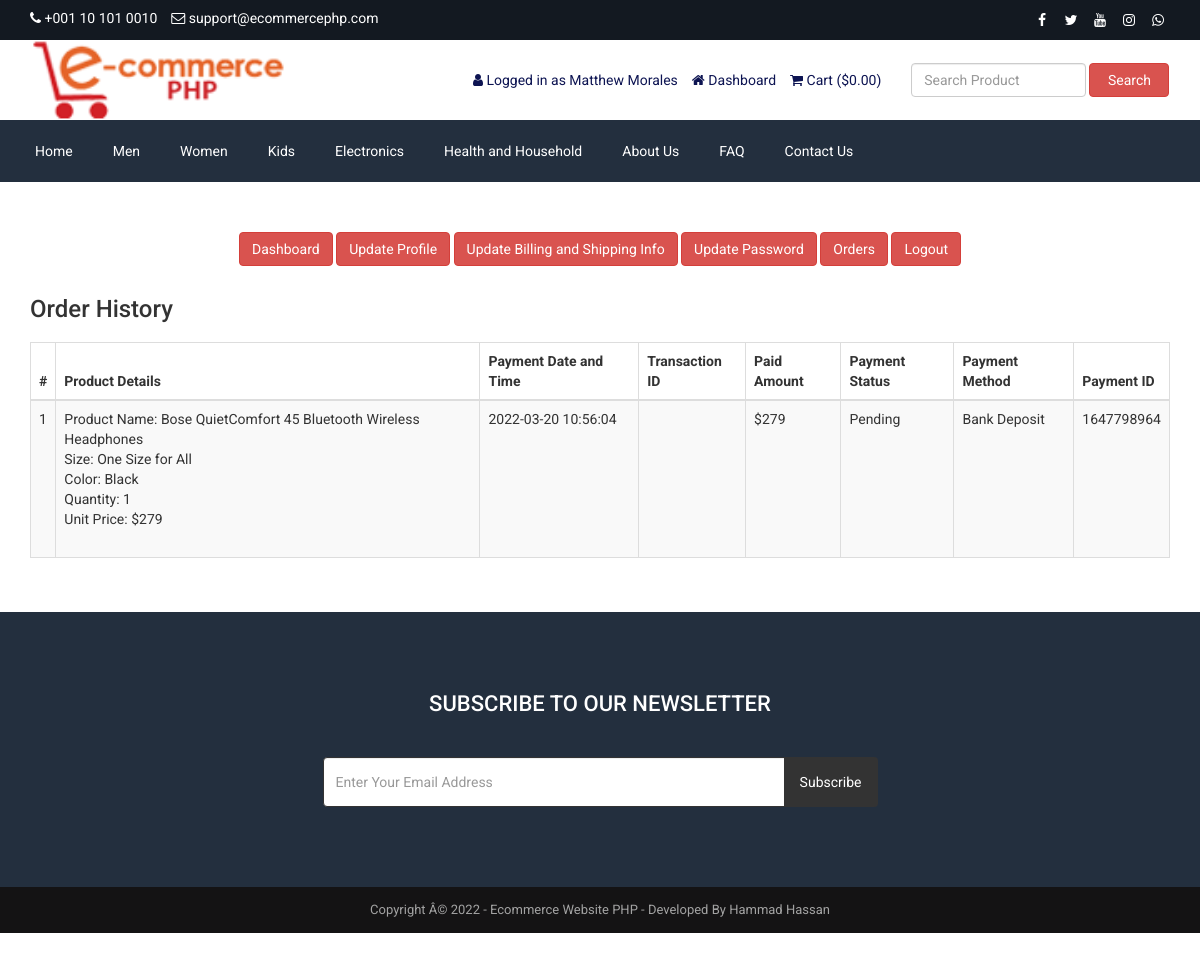
Page /customer-order.php (signed in) on the earlier database version.
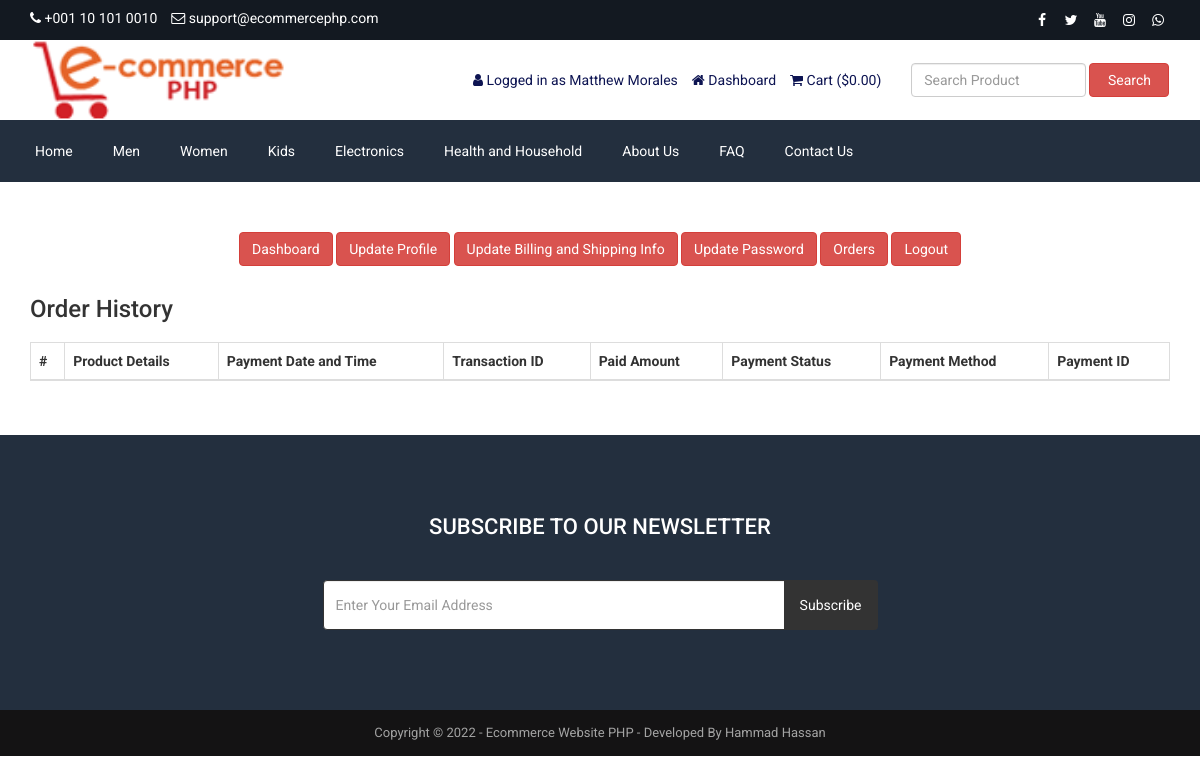
Same page on the later database version.
### tables this page shows
CREATE TABLE `tbl_settings` (
  `id` int(11) NOT NULL,
  `logo` varchar(255) NOT NULL,
  `favicon` varchar(255) NOT NULL,
  `footer_about` text NOT NULL,
  `footer_copyright` text NOT NULL,
  `contact_address` text NOT NULL,
  `contact_email` varchar(255) NOT NULL,
  `contact_phone` varchar(255) NOT NULL,
  `contact_fax` varchar(255) NOT NULL,
  `contact_map_iframe` text NOT NULL,
  `receive_email` varchar(255) NOT NULL,
  `receive_email_subject` varchar(255) NOT NULL,
  `receive_email_thank_you_message` text NOT NULL,
  `forget_password_message` text NOT NULL,
  `total_recent_post_footer` int(10) NOT NULL,
  `total_popular_post_footer` int(10) NOT NULL,
  `total_recent_post_sidebar` int(11) NOT NULL,
  `total_popular_post_sidebar` int(11) NOT NULL,
  `total_featured_product_home` int(11) NOT NULL,
  `total_latest_product_home` int(11) NOT NULL,
  `total_popular_product_home` int(11) NOT NULL,
  `meta_title_home` text NOT NULL,
  `meta_keyword_home` text NOT NULL,
  `meta_description_home` text NOT NULL,
  `banner_login` varchar(255) NOT NULL,
  `banner_registration` varchar(255) NOT NULL,
  `banner_forget_password` varchar(255) NOT NULL,
  `banner_reset_password` varchar(255) NOT NULL,
  `banner_search` varchar(255) NOT NULL,
  `banner_cart` varchar(255) NOT NULL,
  `banner_checkout` varchar(255) NOT NULL,
  `banner_product_category` varchar(255) NOT NULL,
  `banner_blog` varchar(255) NOT NULL,
  `cta_title` varchar(255) NOT NULL,
  `cta_content` text NOT NULL,
  `cta_read_more_text` varchar(255) NOT NULL,
  `cta_read_more_url` varchar(255) NOT NULL,
  `cta_photo` varchar(255) NOT NULL,
  `featured_product_title` varchar(255) NOT NULL,
  `featured_product_subtitle` varchar(255) NOT NULL,
  `latest_product_title` varchar(255) NOT NULL,
  `latest_product_subtitle` varchar(255) NOT NULL,
  `popular_product_title` varchar(255) NOT NULL,
  `popular_product_subtitle` varchar(255) NOT NULL,
  `testimonial_title` varchar(255) NOT NULL,
  `testimonial_subtitle` varchar(255) NOT NULL,
  `testimonial_photo` varchar(255) NOT NULL,
  `blog_title` varchar(255) NOT NULL,
  `blog_subtitle` varchar(255) NOT NULL,
  `newsletter_text` text NOT NULL,
  `paypal_email` varchar(255) NOT NULL,
  `stripe_public_key` varchar(255) NOT NULL,
  `stripe_secret_key` varchar(255) NOT NULL,
  `bank_detail` text NOT NULL,
  `before_head` text NOT NULL,
  `after_body` text NOT NULL,
  `before_body` text NOT NULL,
  `home_service_on_off` int(11) NOT NULL,
  `home_welcome_on_off` int(11) NOT NULL,
  `home_featured_product_on_off` int(11) NOT NULL,
  `home_latest_product_on_off` int(11) NOT NULL,
  `home_popular_product_on_off` int(11) NOT NULL,
  `home_testimonial_on_off` int(11) NOT NULL,
  `home_blog_on_off` int(11) NOT NULL,
  `newsletter_on_off` int(11) NOT NULL,
  `ads_above_welcome_on_off` int(1) NOT NULL,
  `ads_above_featured_product_on_off` int(1) NOT NULL,
  `ads_above_latest_product_on_off` int(1) NOT NULL,
  `ads_above_popular_product_on_off` int(1) NOT NULL,
  `ads_above_testimonial_on_off` int(1) NOT NULL,
  `ads_category_sidebar_on_off` int(1) NOT NULL
);

CREATE TABLE `tbl_social` (
  `social_id` int(11) NOT NULL,
  `social_name` varchar(30) NOT NULL,
  `social_url` varchar(255) NOT NULL,
  `social_icon` varchar(30) NOT NULL
);

CREATE TABLE `tbl_top_category` (
  `tcat_id` int(11) NOT NULL,
  `tcat_name` varchar(255) NOT NULL,
  `show_on_menu` int(1) NOT NULL
);

CREATE TABLE `tbl_page` (
  `id` int(11) NOT NULL,
  `about_title` varchar(255) NOT NULL,
  `about_content` text NOT NULL,
  `about_banner` varchar(255) NOT NULL,
  `about_meta_title` varchar(255) NOT NULL,
  `about_meta_keyword` text NOT NULL,
  `about_meta_description` text NOT NULL,
  `faq_title` varchar(255) NOT NULL,
  `faq_banner` varchar(255) NOT NULL,
  `faq_meta_title` varchar(255) NOT NULL,
  `faq_meta_keyword` text NOT NULL,
  `faq_meta_description` text NOT NULL,
  `blog_title` varchar(255) NOT NULL,
  `blog_banner` varchar(255) NOT NULL,
  `blog_meta_title` varchar(255) NOT NULL,
  `blog_meta_keyword` text NOT NULL,
  `blog_meta_description` text NOT NULL,
  `contact_title` varchar(255) NOT NULL,
  `contact_banner` varchar(255) NOT NULL,
  `contact_meta_title` varchar(255) NOT NULL,
  `contact_meta_keyword` text NOT NULL,
  `contact_meta_description` text NOT NULL,
  `pgallery_title` varchar(255) NOT NULL,
  `pgallery_banner` varchar(255) NOT NULL,
  `pgallery_meta_title` varchar(255) NOT NULL,
  `pgallery_meta_keyword` text NOT NULL,
  `pgallery_meta_description` text NOT NULL,
  `vgallery_title` varchar(255) NOT NULL,
  `vgallery_banner` varchar(255) NOT NULL,
  `vgallery_meta_title` varchar(255) NOT NULL,
  `vgallery_meta_keyword` text NOT NULL,
  `vgallery_meta_description` text NOT NULL
);

CREATE TABLE `tbl_payment` (
  `id` int(11) NOT NULL,
  `customer_id` int(11) NOT NULL,
  `customer_name` varchar(255) NOT NULL,
  `customer_email` varchar(255) NOT NULL,
  `payment_date` varchar(50) NOT NULL,
  `txnid` varchar(255) NOT NULL,
  `paid_amount` int(11) NOT NULL,
  `card_number` varchar(50) NOT NULL,
  `card_cvv` varchar(10) NOT NULL,
  `card_month` varchar(10) NOT NULL,
  `card_year` varchar(10) NOT NULL,
  `bank_transaction_info` text NOT NULL,
  `payment_method` varchar(20) NOT NULL,
  `payment_status` varchar(25) NOT NULL,
  `shipping_status` varchar(20) NOT NULL,
  `payment_id` varchar(255) NOT NULL
);

CREATE TABLE `tbl_order` (
  `id` int(11) NOT NULL,
  `product_id` int(11) NOT NULL,
  `product_name` varchar(255) NOT NULL,
  `size` varchar(100) NOT NULL,
  `color` varchar(100) NOT NULL,
  `quantity` varchar(50) NOT NULL,
  `unit_price` varchar(50) NOT NULL,
  `payment_id` varchar(255) NOT NULL
);

### customer-order.php (the view, shortened to what the rows shown need)
<?php require_once('header.php'); ?>
<div class="page">
    <div class="container">
        <div class="row">
            <div class="col-md-12">
                <div class="user-content">
                    <div class="table-responsive">
                        <table class="table table-bordered table-striped table-hover">
                            <thead>
                                <tr>
                                    <th><?php echo '#' ?></th>
                                    <th><?php echo LANG_VALUE_48; ?></th>
                                    <th><?php echo LANG_VALUE_27; ?></th>
                                    <th><?php echo LANG_VALUE_28; ?></th>
                                    <th><?php echo LANG_VALUE_29; ?></th>
                                    <th><?php echo LANG_VALUE_30; ?></th>
                                    <th><?php echo LANG_VALUE_31; ?></th>
                                    <th><?php echo LANG_VALUE_32; ?></th>
                                </tr>
                            </thead>
                            <tbody>
            <?php
            $limit = 10;
            $page = @$_GET['page'];
            if($page)
                $start = ($page - 1) * $limit;
            else
                $start = 0;
            $statement = $pdo->prepare("SELECT * FROM tbl_payment WHERE customer_email=? ORDER BY id DESC LIMIT $start, $limit");
            $statement->execute(array($_SESSION['customer']['cust_email']));
            $result = $statement->fetchAll(PDO::FETCH_ASSOC);
            if ($page == 0) $page = 1;
            ?>
                                <?php
                                $tip = $page*10-10;
                                foreach ($result as $row) {
                                    $tip++;
                                    ?>
                                    <tr>
                                        <td><?php echo $tip; ?></td>
                                        <td>
                                            <?php
                                            $statement1 = $pdo->prepare("SELECT * FROM tbl_order WHERE payment_id=?");
                                            $statement1->execute(array($row['payment_id']));
                                            $result1 = $statement1->fetchAll(PDO::FETCH_ASSOC);
                                            foreach ($result1 as $row1) {
                                                echo 'Product Name: '.$row1['product_name'];
                                                echo '<br>Size: '.$row1['size'];
                                                echo '<br>Color: '.$row1['color'];
                                                echo '<br>Quantity: '.$row1['quantity'];
                                                echo '<br>Unit Price: $'.$row1['unit_price'];
                                                echo '<br><br>';
                                            }
                                            ?>
                                        </td>
                                        <td><?php echo $row['payment_date']; ?></td>
                                        <td><?php echo $row['txnid']; ?></td>
                                        <td><?php echo '$'.$row['paid_amount']; ?></td>
                                        <td><?php echo $row['payment_status']; ?></td>
                                        <td><?php echo $row['payment_method']; ?></td>
                                        <td><?php echo $row['payment_id']; ?></td>
                                    </tr>
                                    <?php
                                }
                                ?>
                            </tbody>
                        </table>
                </div>
            </div>
        </div>
    </div>
</div>
<?php require_once('footer.php'); ?>

### header.php (shortened to what the rows shown need)
<?php
include("admin/inc/config.php");
$statement = $pdo->prepare("SELECT * FROM tbl_settings WHERE id=1");
$statement->execute();
$result = $statement->fetchAll(PDO::FETCH_ASSOC);
foreach ($result as $row)
{
	$logo = $row['logo'];
	$contact_email = $row['contact_email'];
	$contact_phone = $row['contact_phone'];
}
$current_date_time = date('Y-m-d H:i:s');
$statement = $pdo->prepare("SELECT * FROM tbl_payment WHERE payment_status=?");
$statement->execute(array('Pending'));
$result = $statement->fetchAll(PDO::FETCH_ASSOC);
foreach ($result as $row) {
	$ts1 = strtotime($row['payment_date']);
	$ts2 = strtotime($current_date_time);
	$diff = $ts2 - $ts1;
	$time = $diff/(3600);
	if($time>24) {
		$statement1 = $pdo->prepare("SELECT * FROM tbl_order WHERE payment_id=?");
		$statement1->execute(array($row['payment_id']));
		$result1 = $statement1->fetchAll(PDO::FETCH_ASSOC);
	}
}
?>
<!DOCTYPE html>
<html lang="en">
<head>
	<link rel="stylesheet" href="assets/css/bootstrap.min.css">
	<link rel="stylesheet" href="assets/css/font-awesome.min.css">
	<link rel="stylesheet" href="assets/css/owl.carousel.min.css">
	<link rel="stylesheet" href="assets/css/owl.theme.default.min.css">
	<link rel="stylesheet" href="assets/css/jquery.bxslider.min.css">
    <link rel="stylesheet" href="assets/css/magnific-popup.css">
    <link rel="stylesheet" href="assets/css/rating.css">
	<link rel="stylesheet" href="assets/css/spacing.css">
	<link rel="stylesheet" href="assets/css/bootstrap-touch-slider.css">
	<link rel="stylesheet" href="assets/css/animate.min.css">
	<link rel="stylesheet" href="assets/css/tree-menu.css">
	<link rel="stylesheet" href="assets/css/select2.min.css">
	<link rel="stylesheet" href="assets/css/main.css">
	<link rel="stylesheet" href="assets/css/responsive.css">
	<?php
	$statement = $pdo->prepare("SELECT * FROM tbl_page WHERE id=1");
	$statement->execute();
	$result = $statement->fetchAll(PDO::FETCH_ASSOC);
		?>
</head>
<body>
<div class="top">
	<div class="container">
		<div class="row">
			<div class="col-md-6 col-sm-6 col-xs-12">
				<div class="left">
					<ul>
						<li><i class="fa fa-phone"></i> <?php echo $contact_phone; ?></li>
						<li><i class="fa fa-envelope-o"></i> <?php echo $contact_email; ?></li>
					</ul>
				</div>
			</div>
			<div class="col-md-6 col-sm-6 col-xs-12">
				<div class="right">
					<ul>
						<?php
						$statement = $pdo->prepare("SELECT * FROM tbl_social");
						$statement->execute();
						$result = $statement->fetchAll(PDO::FETCH_ASSOC);
						foreach ($result as $row) {
							?>
							<?php if($row['social_url'] != ''): ?>
							<li><a href="<?php echo $row['social_url']; ?>"><i class="<?php echo $row['social_icon']; ?>"></i></a></li>
							<?php endif; ?>
							<?php
						}
						?>
					</ul>
				</div>
			</div>
		</div>
	</div>
</div>
<div class="header">
	<div class="container">
		<div class="row inner">
			<div class="col-md-4 logo">
				<a href="index.php"><img src="assets/uploads/<?php echo $logo; ?>" alt="logo image"></a>
			</div>
		</div>
	</div>
</div>
<div class="nav">
	<div class="container">
		<div class="row">
			<div class="col-md-12 pl_0 pr_0">
				<div class="menu-container">
					<div class="menu">
						<ul>
							<?php
							$statement = $pdo->prepare("SELECT * FROM tbl_top_category WHERE show_on_menu=1");
							$statement->execute();
							$result = $statement->fetchAll(PDO::FETCH_ASSOC);
							foreach ($result as $row) {
								?>
								<li><a href="product-category.php?id=<?php echo $row['tcat_id']; ?>&type=top-category"><?php echo $row['tcat_name']; ?></a>
								</li>
								<?php
							}
							?>
							<?php
							$statement = $pdo->prepare("SELECT * FROM tbl_page WHERE id=1");
							$statement->execute();
							$result = $statement->fetchAll(PDO::FETCH_ASSOC);
							foreach ($result as $row) {
								$about_title = $row['about_title'];
								$faq_title = $row['faq_title'];
								$contact_title = $row['contact_title'];
							}
							?>
							<li><a href="about.php"><?php echo $about_title; ?></a></li>
							<li><a href="faq.php"><?php echo $faq_title; ?></a></li>
							<li><a href="contact.php"><?php echo $contact_title; ?></a></li>
						</ul>
					</div>
				</div>
			</div>
		</div>
	</div>
</div>

### footer.php (shortened to what the rows shown need)
<?php
$statement = $pdo->prepare("SELECT * FROM tbl_settings WHERE id=1");
$statement->execute();
$result = $statement->fetchAll(PDO::FETCH_ASSOC);
foreach ($result as $row)
{
	$footer_copyright = $row['footer_copyright'];
    $newsletter_on_off = $row['newsletter_on_off'];
}
?>
<?php if($newsletter_on_off == 1): ?>
<section class="home-newsletter">
	<div class="container">
		<div class="row">
			<div class="col-md-6 col-md-offset-3">
				<div class="single">
				<form action="" method="post">
					<h2><?php echo LANG_VALUE_93; ?></h2>
				</div>
			</div>
		</div>
	</div>
</section>
<?php endif; ?>
<div class="footer-bottom">
	<div class="container">
		<div class="row">
			<div class="col-md-12 copyright">
				<?php echo $footer_copyright; ?>
			</div>
		</div>
	</div>
</div>
</body>
</html>

Differences in the rows shown:
removed tbl_payment: payment_date "2022-03-20 10:56:04", paid_amount "279", payment_status "Pending", payment_method "Bank Deposit", payment "1647798964"
removed tbl_order: product_name "Bose QuietComfort 45 Bluetooth Wireless Headphones", size "One Size for All", color "Black", quantity "1", unit_price "279"
changed tbl_settings "support@ecommercephp.com": footer_copyright "Copyright Â© 2022 - Ecommerce Website PHP - Developed By Hammad Hassan" → "Copyright © 2022 - Ecommerce Website PHP - Developed By Hammad Hassan"
